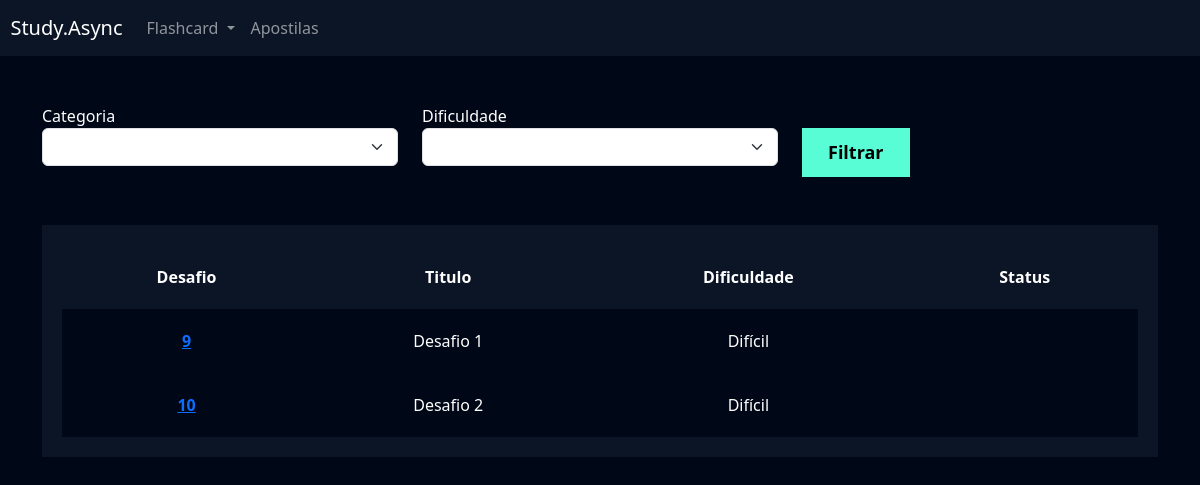
Page /flashcard/listar_desafio/ (signed in) on the committed database.
### flashcard/models.py (models this page shows, shortened)
class Desafio(models.Model):
    user = models.ForeignKey(User, on_delete=models.DO_NOTHING)
    titulo = models.CharField(max_length=100)
    categoria = models.ManyToManyField(Categoria)
    quantidade_perguntas = models.IntegerField()
    dificuldade = models.CharField(
        max_length=1, choices=Flashcard.DIFICULDADE_CHOICES
    )
    flashcards = models.ManyToManyField(FlashcardDesafio)

### flashcard/views.py (the view)
# urls.py: path('listar_desafio/', views.listar_desafio, name='listar_desafio'),
def listar_desafio(request):
    desafios = Desafio.objects.filter(user=request.user)
    return render(
        request,
        'listar_desafio.html',
        {
            'desafios': desafios,
        },
    )

### flashcard/templates/listar_desafio.html (shortened to what this page needs)
{% extends "base.html" %}
{% load static %}
{% block 'cabecalho' %}
    <link href="{% static 'usuarios/css/cadastro.css' %}" rel="stylesheet">
    <link href="{% static 'flashcard/css/novo_flashcard.css' %}" rel="stylesheet">
    <link href="{% static 'flashcard/css/iniciar_desafio.css' %}" rel="stylesheet">
    <link href="{% static 'flashcard/css/desafio.css' %}" rel="stylesheet">
    <link href='https://unpkg.com/boxicons@2.1.4/css/boxicons.min.css' rel='stylesheet'>
{% endblock 'cabecalho' %}
{% block 'conteudo' %}
    {% include "partials/header.html" %}
    <div class="container">
        <br>
        <br>
        <div class="row">
            <div class="col-md">
                <form action="}" method="GET">
                <label for="">Categoria</label>
                <select name="categoria" class="form-select">
                </select>
            </div>
            <div class="col-md">
                <label for="">Dificuldade</label>
                <select name="dificuldade" class="form-select">
                </select>
            </div>
            <div class="col-md">
                <br>
                <input type="submit" value="Filtrar" class="btn-cadastro">
            </div>
        </div>
        <br>
        <br>
        <div class="box-listar">
            <table>
                <thead>
                  <tr>
                    <th scope="col">Desafio</th>
                    <th scope="col">Titulo</th>
                    <th scope="col">Dificuldade</th>
                    <th scope="col">Status</th>
                  </tr>
                </thead>
                <tbody>
                    {% for desafio in desafios %}
                        <tr class="linha">
                            <th><a href="{% url 'desafio' desafio.id %}">{{desafio.id}}</a></th>
                            <td>{{desafio.titulo}}</td>
                            <td>{{desafio.get_dificuldade_display}}</td>
                            <td>{{desafio.status}}</td>
                        </tr>
                  {% endfor %}
                </tbody>
              </table>
        </div>
    </div>
{% endblock 'conteudo' %}

### templates/static/geral/css/base.css (style rules this page uses)
:root { --main-color: #0b1526; --dark-color: #000716; --secondary-dark-color: rgb(15, 2, 26); --light-color: #00c1f3; --contrast-color: #f4c96b; --differential-color: #58fcd5; }
body { background-color: var(--dark-color) !important; color: white !important; }

### templates/static/usuarios/css/cadastro.css (style rules this page uses)
* { margin: 0; padding: 0; }
.btn-cadastro { padding: 10px; background-color: #58fcd5; border: none; border: 1px solid #58fcd5; font-size: 18px; font-weight: bold; padding-left: 25px; padding-right: 25px; }

### templates/static/flashcard/css/desafio.css (style rules this page uses)
.box-listar { background-color: #0b1526; padding: 20px; }
table { width: 100%; padding: 20px; text-align: center; }
.linha { height: 40px; background-color: var(--dark-color); padding: 20px; }
td, th { padding: 20px; }
tr { background-color: var(--main-color); }

### rows in the picture
Desafio: id "9", titulo "Desafio 1", dificuldade "Difícil"
Desafio: id "10", titulo "Desafio 2", dificuldade "Difícil"
